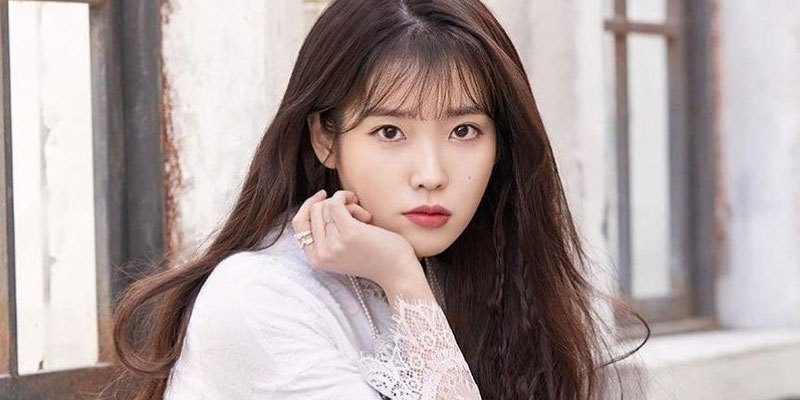
#> input picture IU_.jpg, 800 x 400 px
$ python skinDetection.py
#> lines starting #> are read from the running program, lines starting #| are printed output that depends on the picture; after the words box and inside, x2 and y2 are one past the last pixel; in counts of white or black regions, pixels touching at a corner belong together
import cv2
import numpy as np
import matplotlib.pyplot as plt

min_YCrCb = np.array([120,133,77],np.uint8)
max_YCrCb = np.array([235,173,127],np.uint8)

def preprocess(action_frame):

    blur = cv2.GaussianBlur(action_frame, (3,3), 0)
    hsv = cv2.cvtColor(blur, cv2.COLOR_RGB2HSV)

    lower_color = np.array([108, 23, 82])
    upper_color = np.array([179, 255, 255])

    mask = cv2.inRange(hsv, lower_color, upper_color)
    blur = cv2.medianBlur(mask, 5)

    kernel = cv2.getStructuringElement(cv2.MORPH_ELLIPSE, (8, 8))
    hsv_d = cv2.dilate(blur, kernel)

    return hsv_d

# Get pointer to video frames from primary device
image = cv2.imread("IU_.jpg")
#> image is the input picture: shape (400, 800, 3); mean B, G, R 157, 158.3, 172
imageYCrCb = cv2.cvtColor(image,cv2.COLOR_BGR2YCR_CB)
#> imageYCrCb: shape (400, 800, 3); mean of channels 0, 1, 2 162.2, 135, 125.1
skinRegionYCrCb = cv2.inRange(imageYCrCb,min_YCrCb,max_YCrCb)
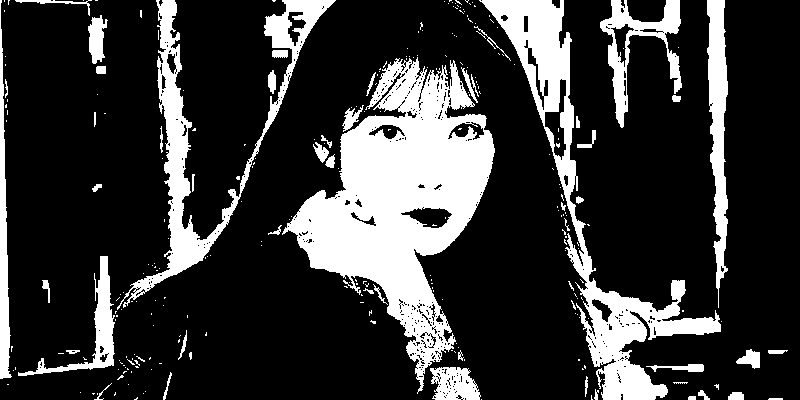
#> skinRegionYCrCb: shape (400, 800); 21.8% white; 275 white regions (224 under 20 px), largest, box (x1, y1, x2, y2) and area: (282, 57, 495, 394) 29557, (479, 0, 721, 400) 14388, (117, 0, 336, 310) 8941
skinYCrCb = cv2.bitwise_and(image, image, mask = skinRegionYCrCb)
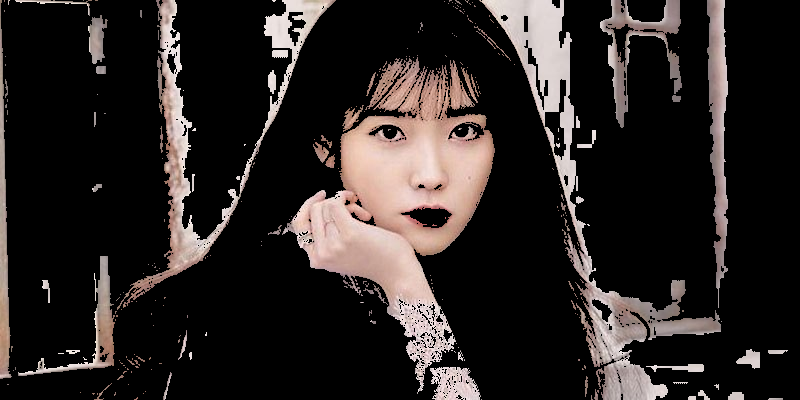
#> skinYCrCb: shape (400, 800, 3); mean B, G, R 36.1, 37.7, 43.3
cv2.imshow("IU", np.hstack([image,skinYCrCb]))
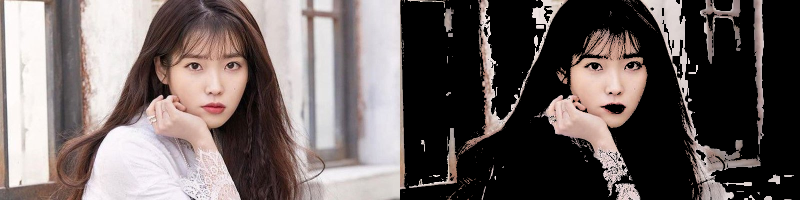
#> window 'IU': shape (400, 1600, 3) (shown at 1/2 size); mean B, G, R 96.5, 98, 107.7


#try preprocess
#cv2.imshow("IU", preprocess(image))
#cv2.waitKey(0)
#cv2.destroyAllWindows()
